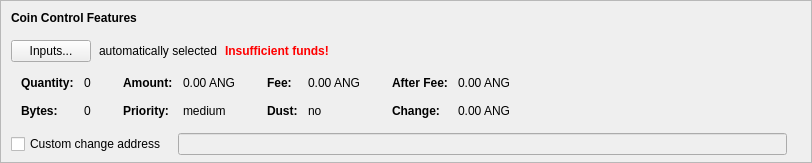
    <widget class="QFrame" name="frameCoinControl">
     <property name="sizePolicy">
      <sizepolicy hsizetype="Expanding" vsizetype="Expanding">
       <horstretch>0</horstretch>
       <verstretch>0</verstretch>
      </sizepolicy>
     </property>
     <property name="maximumSize">
      <size>
       <width>16777215</width>
       <height>16777215</height>
      </size>
     </property>
     <property name="frameShape">
      <enum>QFrame::StyledPanel</enum>
     </property>
     <property name="frameShadow">
      <enum>QFrame::Sunken</enum>
     </property>
     <layout class="QVBoxLayout" name="verticalLayoutCoinControl2">
      <property name="spacing">
       <number>0</number>
      </property>
      <property name="leftMargin">
       <number>0</number>
      </property>
      <property name="topMargin">
       <number>0</number>
      </property>
      <property name="rightMargin">
       <number>0</number>
      </property>
      <property name="bottomMargin">
       <number>6</number>
      </property>
      <item>
       <layout class="QVBoxLayout" name="verticalLayoutCoinControl" stretch="0,0,0,0,1">
        <property name="spacing">
         <number>0</number>
        </property>
        <property name="leftMargin">
         <number>10</number>
        </property>
        <property name="topMargin">
         <number>10</number>
        </property>
        <item>
         <layout class="QHBoxLayout" name="horizontalLayoutCoinControl1">
          <property name="bottomMargin">
           <number>15</number>
          </property>
          <item>
           <widget class="QLabel" name="labelCoinControlFeatures">
            <property name="sizePolicy">
             <sizepolicy hsizetype="Preferred" vsizetype="Maximum">
              <horstretch>0</horstretch>
              <verstretch>0</verstretch>
             </sizepolicy>
            </property>
            <property name="font">
             <font>
              <weight>75</weight>
              <bold>true</bold>
             </font>
            </property>
            <property name="styleSheet">
             <string notr="true">font-weight:bold;</string>
            </property>
            <property name="text">
             <string>Coin Control Features</string>
            </property>
           </widget>
          </item>
         </layout>
        </item>
        <item>
         <layout class="QHBoxLayout" name="horizontalLayoutCoinControl2" stretch="0,0,0,0">
          <property name="spacing">
           <number>8</number>
          </property>
          <property name="bottomMargin">
           <number>10</number>
          </property>
          <item>
           <widget class="QPushButton" name="pushButtonCoinControl">
            <property name="styleSheet">
             <string notr="true"/>
            </property>
            <property name="text">
             <string>Inputs...</string>
            </property>
            <property name="autoDefault">
             <bool>false</bool>
            </property>
           </widget>
          </item>
          <item>
           <widget class="QLabel" name="labelCoinControlAutomaticallySelected">
            <property name="text">
             <string>automatically selected</string>
            </property>
            <property name="margin">
             <number>5</number>
            </property>
           </widget>
          </item>
          <item>
           <widget class="QLabel" name="labelCoinControlInsuffFunds">
            <property name="font">
             <font>
              <weight>75</weight>
              <bold>true</bold>
             </font>
            </property>
            <property name="styleSheet">
             <string notr="true">color:red;font-weight:bold;</string>
            </property>
            <property name="text">
             <string>Insufficient funds!</string>
            </property>
            <property name="margin">
             <number>5</number>
            </property>
           </widget>
          </item>
          <item>
           <spacer name="horizontalSpacerCoinControl">
            <property name="orientation">
             <enum>Qt::Horizontal</enum>
            </property>
            <property name="sizeHint" stdset="0">
             <size>
              <width>40</width>
              <height>1</height>
             </size>
            </property>
           </spacer>
          </item>
         </layout>
        </item>
        <item>
         <widget class="QWidget" name="widgetCoinControl" native="true">
          <property name="sizePolicy">
           <sizepolicy hsizetype="Preferred" vsizetype="Preferred">
            <horstretch>0</horstretch>
            <verstretch>0</verstretch>
           </sizepolicy>
          </property>
          <property name="minimumSize">
           <size>
            <width>0</width>
            <height>0</height>
           </size>
          </property>
          <property name="styleSheet">
           <string notr="true"/>
          </property>
          <layout class="QHBoxLayout" name="horizontalLayoutCoinControl5">
           <property name="leftMargin">
            <number>0</number>
           </property>
           <property name="topMargin">
            <number>0</number>
           </property>
           <property name="rightMargin">
            <number>0</number>
           </property>
           <property name="bottomMargin">
            <number>0</number>
           </property>
           <item>
            <layout class="QHBoxLayout" name="horizontalLayoutCoinControl3" stretch="0,0,0,1">
             <property name="spacing">
              <number>20</number>
             </property>
             <property name="topMargin">
              <number>0</number>
             </property>
             <property name="bottomMargin">
              <number>10</number>
             </property>
             <item>
              <layout class="QFormLayout" name="formLayoutCoinControl1">
               <property name="horizontalSpacing">
                <number>10</number>
               </property>
               <property name="verticalSpacing">
                <number>14</number>
               </property>
               <property name="leftMargin">
                <number>10</number>
               </property>
               <property name="topMargin">
                <number>4</number>
               </property>
               <property name="rightMargin">
                <number>6</number>
               </property>
               <item row="0" column="0">
                <widget class="QLabel" name="labelCoinControlQuantityText">
                 <property name="font">
                  <font>
                   <weight>75</weight>
                   <bold>true</bold>
                  </font>
                 </property>
                 <property name="text">
                  <string>Quantity:</string>
                 </property>
                 <property name="margin">
                  <number>0</number>
                 </property>
                </widget>
               </item>
               <item row="0" column="1">
                <widget class="QLabel" name="labelCoinControlQuantity">
                 <property name="cursor">
                  <cursorShape>IBeamCursor</cursorShape>
                 </property>
                 <property name="contextMenuPolicy">
                  <enum>Qt::ActionsContextMenu</enum>
                 </property>
                 <property name="text">
                  <string notr="true">0</string>
                 </property>
                 <property name="margin">
                  <number>0</number>
                 </property>
                 <property name="textInteractionFlags">
                  <set>Qt::LinksAccessibleByMouse|Qt::TextSelectableByKeyboard|Qt::TextSelectableByMouse</set>
                 </property>
                </widget>
               </item>
               <item row="1" column="0">
                <widget class="QLabel" name="labelCoinControlBytesText">
                 <property name="font">
                  <font>
                   <weight>75</weight>
                   <bold>true</bold>
                  </font>
                 </property>
                 <property name="text">
                  <string>Bytes:</string>
                 </property>
                </widget>
               </item>
               <item row="1" column="1">
                <widget class="QLabel" name="labelCoinControlBytes">
                 <property name="cursor">
                  <cursorShape>IBeamCursor</cursorShape>
                 </property>
                 <property name="contextMenuPolicy">
                  <enum>Qt::ActionsContextMenu</enum>
                 </property>
                 <property name="text">
                  <string notr="true">0</string>
                 </property>
                 <property name="textInteractionFlags">
                  <set>Qt::LinksAccessibleByMouse|Qt::TextSelectableByKeyboard|Qt::TextSelectableByMouse</set>
                 </property>
                </widget>
               </item>
              </layout>
             </item>
             <item>
              <layout class="QFormLayout" name="formLayoutCoinControl2">
               <property name="horizontalSpacing">
                <number>10</number>
               </property>
               <property name="verticalSpacing">
                <number>14</number>
               </property>
               <property name="leftMargin">
                <number>6</number>
               </property>
               <property name="topMargin">
                <number>4</number>
               </property>
               <property name="rightMargin">
                <number>6</number>
               </property>
               <item row="0" column="0">
                <widget class="QLabel" name="labelCoinControlAmountText">
                 <property name="font">
                  <font>
                   <weight>75</weight>
                   <bold>true</bold>
                  </font>
                 </property>
                 <property name="text">
                  <string>Amount:</string>
                 </property>
                 <property name="margin">
                  <number>0</number>
                 </property>
                </widget>
               </item>
               <item row="0" column="1">
                <widget class="QLabel" name="labelCoinControlAmount">
                 <property name="cursor">
                  <cursorShape>IBeamCursor</cursorShape>
                 </property>
                 <property name="contextMenuPolicy">
                  <enum>Qt::ActionsContextMenu</enum>
                 </property>
                 <property name="text">
                  <string notr="true">0.00 ANG</string>
                 </property>
                 <property name="textInteractionFlags">
                  <set>Qt::LinksAccessibleByMouse|Qt::TextSelectableByKeyboard|Qt::TextSelectableByMouse</set>
                 </property>
                </widget>
               </item>
               <item row="1" column="0">
                <widget class="QLabel" name="labelCoinControlPriorityText">
                 <property name="font">
                  <font>
                   <weight>75</weight>
                   <bold>true</bold>
                  </font>
                 </property>
                 <property name="text">
                  <string>Priority:</string>
                 </property>
                </widget>
               </item>
               <item row="1" column="1">
                <widget class="QLabel" name="labelCoinControlPriority">
                 <property name="cursor">
                  <cursorShape>IBeamCursor</cursorShape>
                 </property>
                 <property name="contextMenuPolicy">
                  <enum>Qt::ActionsContextMenu</enum>
                 </property>
                 <property name="text">
                  <string>medium</string>
                 </property>
                 <property name="textInteractionFlags">
                  <set>Qt::LinksAccessibleByMouse|Qt::TextSelectableByKeyboard|Qt::TextSelectableByMouse</set>
                 </property>
                </widget>
               </item>
              </layout>
             </item>
             <item>
              <layout class="QFormLayout" name="formLayoutCoinControl3">
               <property name="horizontalSpacing">
                <number>10</number>
               </property>
               <property name="verticalSpacing">
                <number>14</number>
               </property>
               <property name="leftMargin">
                <number>6</number>
               </property>
               <property name="topMargin">
                <number>4</number>
               </property>
               <property name="rightMargin">
                <number>6</number>
               </property>
               <item row="0" column="0">
                <widget class="QLabel" name="labelCoinControlFeeText">
                 <property name="font">
                  <font>
                   <weight>75</weight>
                   <bold>true</bold>
                  </font>
                 </property>
                 <property name="text">
                  <string>Fee:</string>
                 </property>
                 <property name="margin">
                  <number>0</number>
                 </property>
                </widget>
               </item>
               <item row="0" column="1">
                <widget class="QLabel" name="labelCoinControlFee">
                 <property name="cursor">
                  <cursorShape>IBeamCursor</cursorShape>
                 </property>
                 <property name="contextMenuPolicy">
                  <enum>Qt::ActionsContextMenu</enum>
                 </property>
                 <property name="text">
                  <string notr="true">0.00 ANG</string>
                 </property>
                 <property name="textInteractionFlags">
                  <set>Qt::LinksAccessibleByMouse|Qt::TextSelectableByKeyboard|Qt::TextSelectableByMouse</set>
                 </property>
                </widget>
               </item>
               <item row="1" column="0">
                <widget class="QLabel" name="labelCoinControlLowOutputText">
                 <property name="font">
                  <font>
                   <weight>75</weight>
                   <bold>true</bold>
                  </font>
                 </property>
                 <property name="text">
                  <string>Dust:</string>
                 </property>
                </widget>
               </item>
               <item row="1" column="1">
                <widget class="QLabel" name="labelCoinControlLowOutput">
                 <property name="cursor">
                  <cursorShape>IBeamCursor</cursorShape>
                 </property>
                 <property name="contextMenuPolicy">
                  <enum>Qt::ActionsContextMenu</enum>
                 </property>
                 <property name="text">
                  <string>no</string>
                 </property>
                 <property name="textInteractionFlags">
                  <set>Qt::LinksAccessibleByMouse|Qt::TextSelectableByKeyboard|Qt::TextSelectableByMouse</set>
                 </property>
                </widget>
               </item>
              </layout>
             </item>
             <item>
              <layout class="QFormLayout" name="formLayoutCoinControl4">
               <property name="horizontalSpacing">
                <number>10</number>
               </property>
               <property name="verticalSpacing">
                <number>14</number>
               </property>
               <property name="leftMargin">
                <number>6</number>
               </property>
               <property name="topMargin">
                <number>4</number>
               </property>
               <property name="rightMargin">
                <number>6</number>
               </property>
               <item row="0" column="0">
                <widget class="QLabel" name="labelCoinControlAfterFeeText">
                 <property name="font">
                  <font>
                   <weight>75</weight>
                   <bold>true</bold>
                  </font>
                 </property>
                 <property name="text">
                  <string>After Fee:</string>
                 </property>
                 <property name="margin">
                  <number>0</number>
                 </property>
                </widget>
               </item>
               <item row="0" column="1">
                <widget class="QLabel" name="labelCoinControlAfterFee">
                 <property name="cursor">
                  <cursorShape>IBeamCursor</cursorShape>
                 </property>
                 <property name="contextMenuPolicy">
                  <enum>Qt::ActionsContextMenu</enum>
                 </property>
                 <property name="text">
                  <string notr="true">0.00 ANG</string>
                 </property>
                 <property name="textInteractionFlags">
                  <set>Qt::LinksAccessibleByMouse|Qt::TextSelectableByKeyboard|Qt::TextSelectableByMouse</set>
                 </property>
                </widget>
               </item>
               <item row="1" column="0">
                <widget class="QLabel" name="labelCoinControlChangeText">
                 <property name="font">
                  <font>
                   <weight>75</weight>
                   <bold>true</bold>
                  </font>
                 </property>
                 <property name="text">
                  <string>Change:</string>
                 </property>
                </widget>
               </item>
               <item row="1" column="1">
                <widget class="QLabel" name="labelCoinControlChange">
                 <property name="cursor">
                  <cursorShape>IBeamCursor</cursorShape>
                 </property>
                 <property name="contextMenuPolicy">
                  <enum>Qt::ActionsContextMenu</enum>
                 </property>
                 <property name="text">
                  <string notr="true">0.00 ANG</string>
                 </property>
                 <property name="textInteractionFlags">
                  <set>Qt::LinksAccessibleByMouse|Qt::TextSelectableByKeyboard|Qt::TextSelectableByMouse</set>
                 </property>
                </widget>
               </item>
              </layout>
             </item>
            </layout>
           </item>
          </layout>
         </widget>
        </item>
        <item>
         <layout class="QHBoxLayout" name="horizontalLayoutCoinControl4" stretch="0,0,0">
          <property name="spacing">
           <number>12</number>
          </property>
          <property name="sizeConstraint">
           <enum>QLayout::SetDefaultConstraint</enum>
          </property>
          <property name="topMargin">
           <number>5</number>
          </property>
          <property name="rightMargin">
           <number>5</number>
          </property>
          <item>
           <widget class="QCheckBox" name="checkBoxCoinControlChange">
            <property name="toolTip">
             <string>If this is activated, but the change address is empty or invalid, change will be sent to a newly generated address.</string>
            </property>
            <property name="text">
             <string>Custom change address</string>
            </property>
           </widget>
          </item>
          <item>
           <widget class="QValidatedLineEdit" name="lineEditCoinControlChange">
            <property name="enabled">
             <bool>false</bool>
            </property>
            <property name="sizePolicy">
             <sizepolicy hsizetype="Expanding" vsizetype="Fixed">
              <horstretch>0</horstretch>
              <verstretch>0</verstretch>
             </sizepolicy>
            </property>
           </widget>
          </item>
          <item>
           <widget class="QLabel" name="labelCoinControlChangeLabel">
            <property name="sizePolicy">
             <sizepolicy hsizetype="Preferred" vsizetype="Expanding">
              <horstretch>0</horstretch>
              <verstretch>0</verstretch>
             </sizepolicy>
            </property>
            <property name="minimumSize">
             <size>
              <width>0</width>
              <height>0</height>
             </size>
            </property>
            <property name="text">
             <string/>
            </property>
            <property name="margin">
             <number>3</number>
            </property>
           </widget>
          </item>
         </layout>
        </item>
        <item>
         <spacer name="verticalSpacerCoinControl">
          <property name="orientation">
           <enum>Qt::Vertical</enum>
          </property>
          <property name="sizeHint" stdset="0">
           <size>
            <width>800</width>
            <height>1</height>
           </size>
          </property>
         </spacer>
        </item>
       </layout>
      </item>
     </layout>
    </widget>
